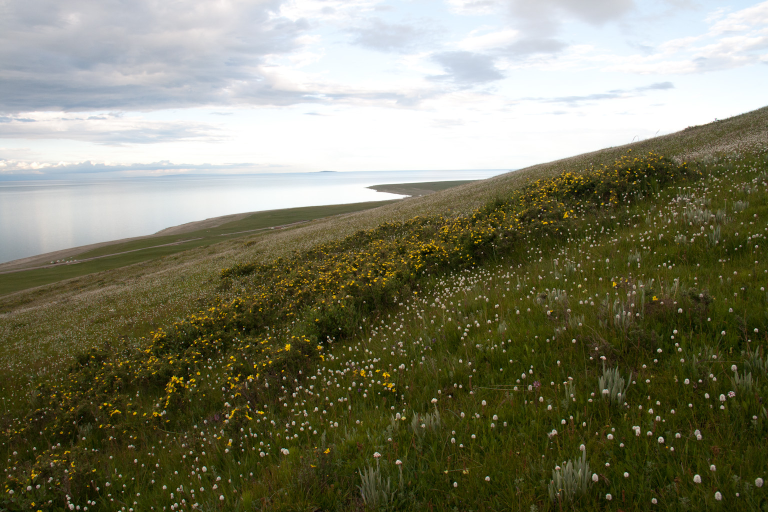
%> input picture 4-HDR/program/pics/image_1_16.jpg, 1536 x 1024 px (shown at 1/2 size); its folder holds 4 pictures in this run
$ octave main.m   (GNU Octave 9; MATLAB toolbox functions it lacks are replaced by stand-ins)
%> lines starting %> are read from the running program, lines starting %| are printed output that depends on the picture; in (x1, y1, x2, y2) boxes, pixels count from 0 and x2, y2 are one past the last pixel; in counts of white or black regions, pixels touching at a corner belong together; the program's own positions count from 1
### 4-HDR/program/readDir.m
function [filenames, exposures] = readDir(dirName)
%> called with dirName = 'pics/'

    %读取文件并储存信息
    filelist = dir(dirName);
    for i = 3:size(filelist,1)
        filenames{i-2} = strcat(dirName,filelist(i).name);
    end

    %根据文件名获取曝光时间信息
    i = 1;
    for filename = filenames
        filename = filename{1};
        [s f] = regexp(filename, '(\d+)');
        nominator = filename(s(1):f(1));
        denominator = filename(s(2):f(2));
        exposure = str2num(nominator) / str2num(denominator);
        exposures(i) = exposure;
        i = i + 1;
    end

    % 将图片信息根据曝光时间降序排列
    [exposures indices] = sort(exposures);
    filenames = filenames(indices);
    exposures = exposures(end:-1:1);
    filenames = filenames(end:-1:1);

### 4-HDR/program/makeImageMatrix.m
function [ zR, zG, zB ] = makeImageMatrix( filenames, numPixels )

    numExposures = size(filenames,2);

    numSamples = ceil(255*2 / (numExposures - 1)) * 2;  %建立采样点向量：对于6张不同曝光度的图像，需要的采样点为204个

    %建立一个等步长的随机采样矩阵
    step = numPixels / numSamples;                      %步长=总像素点数/采样像素点数
    sampleIndices = floor((1:step:numPixels));
    sampleIndices = sampleIndices';

    %RGB三通道分别处理
    zR = zeros(numSamples, numExposures);
    zG = zeros(numSamples, numExposures);
    zB = zeros(numSamples, numExposures);

    %对于每一张图像
    for i=1:numExposures

        image = imread(filenames{i});   %1、读取图像

        [zRpoint, zGpoint, zBpoint] = rgbSample(image, sampleIndices); %2、获取采样点及其RGB信息(调用rgbSample.m对三通道进行分别采样)

        %将各张图的采样点信息记入一个矩阵中
        zR(:,i) = zRpoint;
        zG(:,i) = zGpoint;
        zB(:,i) = zBpoint;
    end
end

### 4-HDR/program/rgbSample.m
function [ red, green, blue ] = rgbSample( image, sampleIndices )

    R = image(:,:,1);
    red = R(sampleIndices);

    G = image(:,:,2);
    green = G(sampleIndices);

    B = image(:,:,3);
    blue = B(sampleIndices);


### 4-HDR/program/gsolve.m
function g=gsolve(Z,B,l,w)
    n = 256;
    [ZX,ZY]=size(Z);
    A = zeros(ZX*ZY+n+1,n+ZX);
    b = zeros(ZX*ZY+n+1);

    %% Include the data-fitting equations
    k = 1;
    for i=1:ZX
        for j=1:ZY
            wij = w(Z(i,j)+1);
            A(k,Z(i,j)+1) = wij;
            A(k,n+i) = -wij;
            b(k,1) = wij * B(i,j);
            k=k+1;
        end
    end

    %% Fix the curve by setting its middle value to 0
    A(k,129) = 1;
    k=k+1;

    %% Include the smoothness equations
    for i=1:n-2
        A(k,i)=l*w(i+1);
        A(k,i+1)=-2*l*w(i+1);
        A(k,i+2)=l*w(i+1);
        k=k+1;
    end

    %% Solve the system using SVD
    x = A\b;
    g = x(1:n);

### 4-HDR/program/hdr.m
function [ hdr ] = hdr( filenames, gR, gG, gB, weight, B )
    %% 读取6张曝光度不同的图像
    numExposures = size(filenames,2);
    image = imread(filenames{1});

    hdr = zeros(size(image));
    sum = zeros(size(image));

    %% 分别读取这6张图像并进行处理
    for i=1:numExposures

        image = double(imread(filenames{i}));
        wij = weight(image + 1);
        sum = sum + wij;

        m(:,:,1) = (gR(image(:,:,1) + 1) - B(1,i));
        m(:,:,2) = (gG(image(:,:,2) + 1) - B(1,i));
        m(:,:,3) = (gB(image(:,:,3) + 1) - B(1,i));

        %根据网站上的研究，如果一个像素是“饱和(saturated)”的（即像素值为255），那么它和之前图像的具有更长曝光时间的信息就变得不可靠了
        %（个人理解是：如果这张图像具有更长的曝光时间，像素值将会比原来的更高。然而原来的像素值已经达到了最高的255，
        %则那个本应更高的像素值也只能以255来表示，这势必造成较大的误差）。为了简化该方法的计算，使用权值和加权求和的方式忽略这些影响。
        saturatedPixels = ones(size(image));
        saturatedPixelsRed = find(image(:,:,1) == 255);
        saturatedPixelsGreen = find(image(:,:,2) == 255);
        saturatedPixelsBlue = find(image(:,:,3) == 255);

        pixels = size(image,1) * size(image,2);

        saturatedPixels(saturatedPixelsRed) = 0;
        saturatedPixels(saturatedPixelsRed + pixels) = 0;
        saturatedPixels(saturatedPixelsRed + 2*pixels) = 0;

        saturatedPixels(saturatedPixelsGreen) = 0;
        saturatedPixels(saturatedPixelsGreen + pixels) = 0;
        saturatedPixels(saturatedPixelsGreen + 2*pixels) = 0;

        saturatedPixels(saturatedPixelsBlue) = 0;
        saturatedPixels(saturatedPixelsBlue + pixels) = 0;
        saturatedPixels(saturatedPixelsBlue + 2*pixels) = 0;

        hdr = hdr + (wij .* m);
        hdr = hdr .* saturatedPixels;
        sum = sum .* saturatedPixels;
    end

    %使用权值和加权求和的方式忽略这些影响。其本质是生成一个刨除这些“饱和”点的掩膜，在最后的HDR处理中这些点的值将以g(z)-B来代替
    saturatedPixelIndices = find(hdr == 0);

    hdr(saturatedPixelIndices) = m(saturatedPixelIndices);

    sum(saturatedPixelIndices) = 1;

    % 求解结果规范化
    hdr = hdr ./ sum;
    hdr = exp(hdr);
end

### 4-HDR/program/main.m
% -------------------------------------------------------------------------
%% 第一步：图像读取(调用readDir.m函数)
[files, exposures] = readDir('pics/');
tmp = imread(files{1});         %读取不同曝光度图像的图像集
%> tmp is the input picture: size 1024x1536x3 uint8; mean R, G, B 125.2, 125.2, 102.5
[X,Y,~]=size(tmp);
%> X = 1024; Y = 1536
numPixels=X*Y;                  %像素点个数
%> numPixels = 1572864
numExposures = size(files,2);   %不同曝光度图像的数量，本次项目中使用了6张不同曝光度的图像

%% 第二步：计算权重函数(weighting function)(调用weight.m函数)
weights=zeros(256);
zmin=1;zmax=256;
for z=1:256
    if z <= 0.5 * (zmin + zmax)
        w = ((z - zmin) + 1); %+1是为了防止权重函数取值为0，
    else
        w = ((zmax - z) + 1);
    end
    weights(z) = w;
end

%% 第三步：从6张图像中采样204个点并记入一个矩阵中(调用makeImageMatrix.m函数)
[zR, zG, zB] = makeImageMatrix(files, numPixels);
%> in rgbSample, `R = image(:,:,1);`:
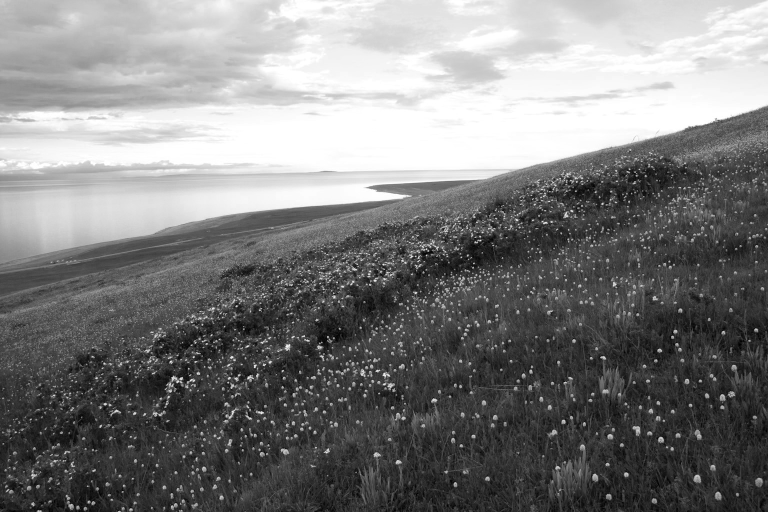
%> R: size 1024x1536 uint8 (shown at 1/2 size); min 0, max 255, mean 125.2
%> in rgbSample, `red = R(sampleIndices);`: red = 340 values, max 255 at index 102, min 6 at index 151, mean 126.6
%> in rgbSample, `green = G(sampleIndices);`: green = 340 values, max 255 at index 102, min 18 at index 151, mean 126.7
%> in rgbSample, `B = image(:,:,3);`:
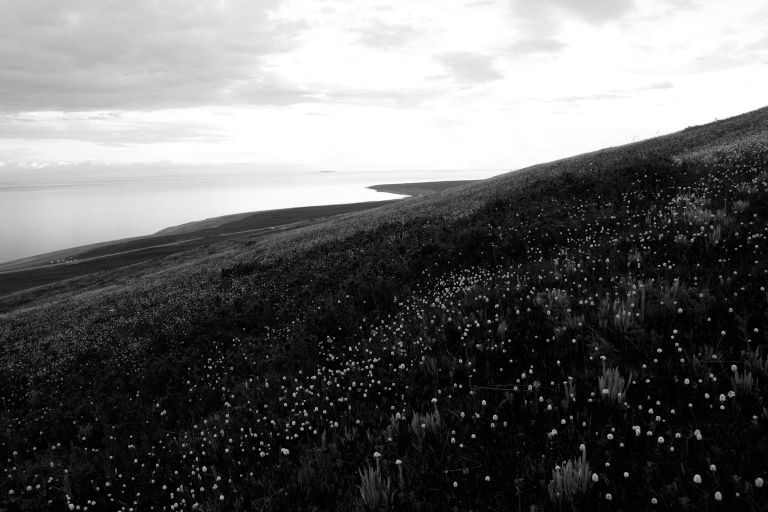
%> B: size 1024x1536 uint8 (shown at 1/2 size); min 0, max 255, mean 102.5
%> in rgbSample, `blue = B(sampleIndices);`: blue = 340 values, max 255 at index 102, min 0 at index 26, mean 103.8
%> in makeImageMatrix, `[zRpoint, zGpoint, zBpoint] = rgbSample(image, sampleIndices);`: zRpoint has the same summary as red in rgbSample; zGpoint has the same summary as green in rgbSample; zBpoint has the same summary as blue in rgbSample
%> pass 2 of the loop in makeImageMatrix, `for i=1:numExposures`:
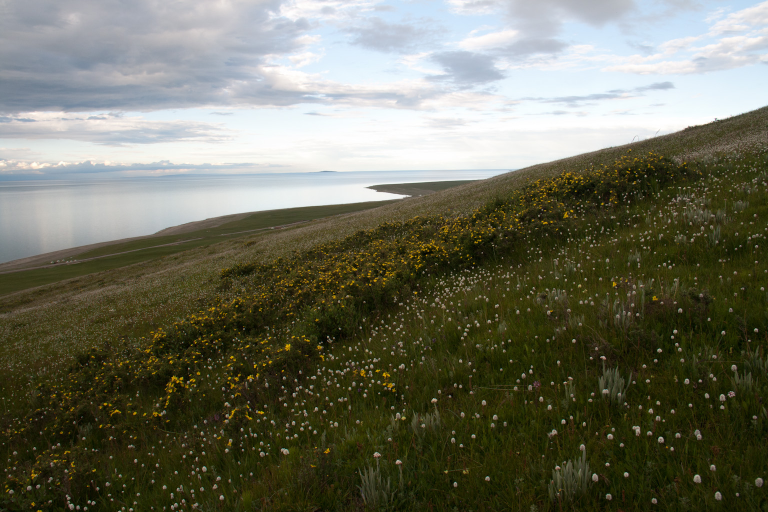
%> input picture 4-HDR/program/pics/image_1_32.jpg, 1536 x 1024 px (shown at 1/2 size)
%> in makeImageMatrix, image is the input picture: size 1024x1536x3 uint8; mean R, G, B 109.6, 110.4, 93.8
%> in rgbSample (call 2), `R = image(:,:,1);`:
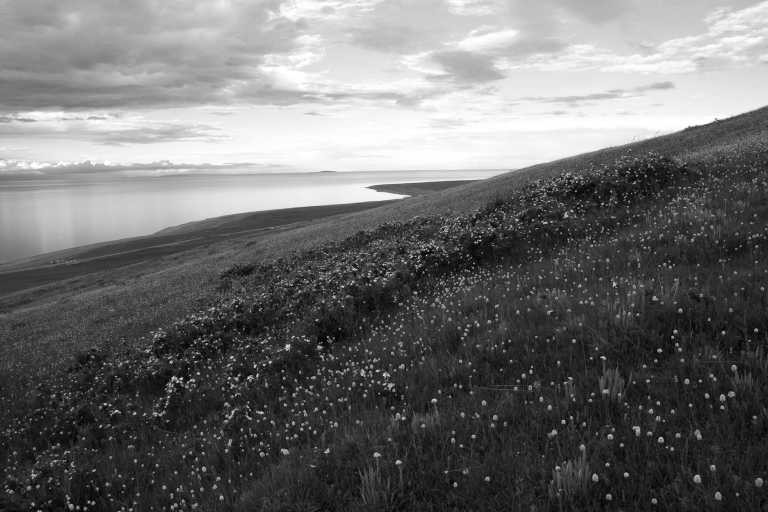
%> R: size 1024x1536 uint8 (shown at 1/2 size); min 0, max 255, mean 109.6
%> red = 340 values, max 254 at index 158, min 2 at index 151, mean 110.8
%> green = 340 values, max 254 at index 158, min 15 at index 278, mean 111.8
%> in rgbSample (call 2), `B = image(:,:,3);`:
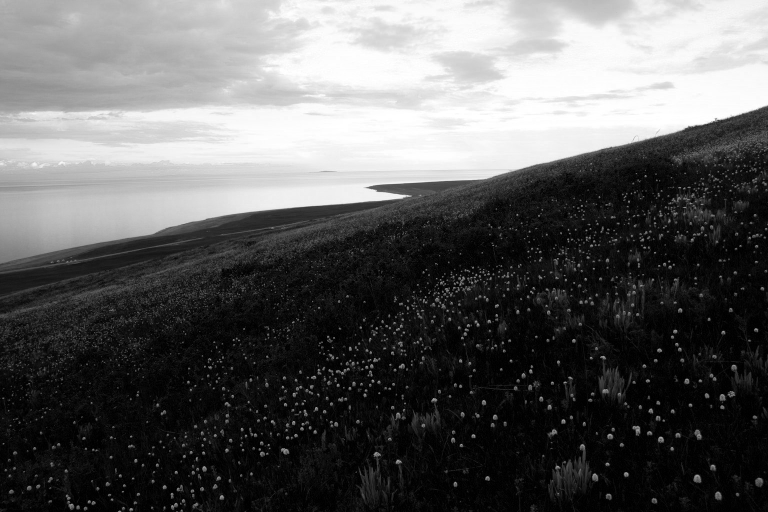
%> B: size 1024x1536 uint8 (shown at 1/2 size); min 0, max 255, mean 93.8
%> blue = 340 values, max 255 at index 156, min 0 at index 18, mean 95.16
%> zRpoint has the same summary as red in rgbSample; zGpoint has the same summary as green in rgbSample; zBpoint has the same summary as blue in rgbSample
%> pass 3 of the loop in makeImageMatrix, `for i=1:numExposures`:
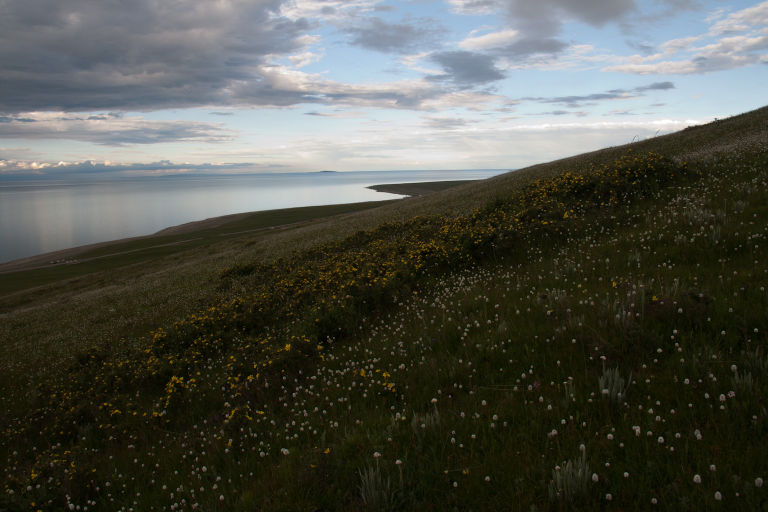
%> input picture 4-HDR/program/pics/image_1_128.jpg, 1536 x 1024 px (shown at 1/2 size)
%> in makeImageMatrix, image is the input picture: size 1024x1536x3 uint8; mean R, G, B 80.4, 82.4, 74.1
%> red = 340 values, max 228 at index 158, min 2 at index 151, mean 81.2
%> in rgbSample (call 3), `G = image(:,:,2);`:
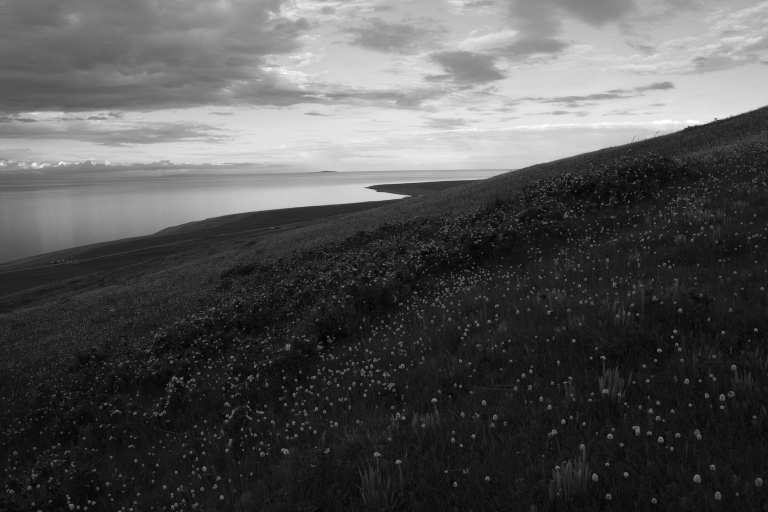
%> G: size 1024x1536 uint8 (shown at 1/2 size); min 0, max 255, mean 82.4
%> green = 340 values, max 228 at index 158, min 10 at index 45, mean 83.39
%> in rgbSample (call 3), `B = image(:,:,3);`:
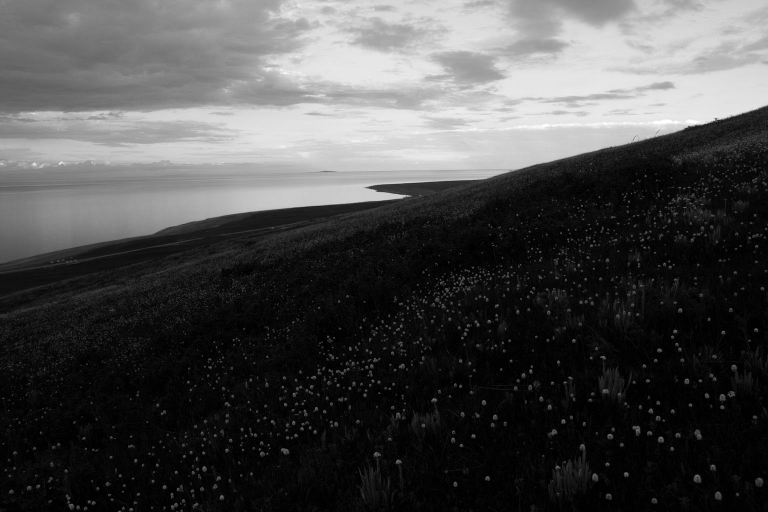
%> B: size 1024x1536 uint8 (shown at 1/2 size); min 0, max 255, mean 74.1
%> blue = 340 values, max 231 at index 156, min 0 at index 45, mean 75.16
%> zRpoint has the same summary as red in rgbSample; zGpoint has the same summary as green in rgbSample; zBpoint has the same summary as blue in rgbSample
%> the loop made 4 passes; the first 3 are shown

%% 第四步：建立曝光度矩阵，记录曝光时间的自然对数
[zE,zN]=size(zR);   %在本题中采样点个数zE=204，图像个数zN=6
B = zeros(zE*zN, numExposures);
for i = 1:numExposures
    B(:,i) = log(exposures(i));
end

%% 第五步：求解特征函数g(调用gsolve.m函数)
l = 50;
gR=gsolve(zR, B, l, weights);
%> in gsolve, `A = zeros(ZX*ZY+n+1,n+ZX);`: A: size 1617x596 double; every value is 0
%> in gsolve, `b = zeros(ZX*ZY+n+1);`: b: size 1617x1617 double; every value is 0
%> after the loop in gsolve, `for i=1:ZX`: A: size 1617x596 double; min -128, max 128, mean 0
%> after the loop in gsolve, `for i=1:ZX`:
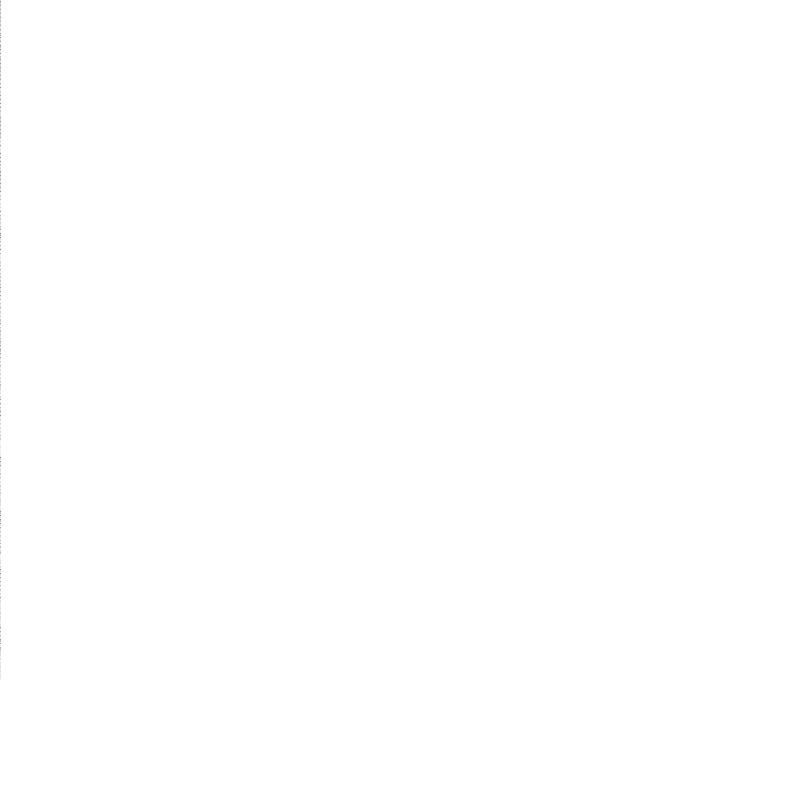
%> b: size 1617x1617 double (shown at 1/2 size); min -709.8, max 0, mean -0.113; drawn with min black and max white
%> in gsolve, `A(k,129) = 1;`: A: size 1617x596 double; min -128, max 128, mean 0; mean of the top-left, top-right, bottom-left and bottom-right quarters 0.1, -0.1, 0.1, -0.1
%> after the loop in gsolve, `for i=1:n-2`: A: size 1617x596 double; min -12800, max 6400, mean 0
%> in gsolve, `x = A\b;`:
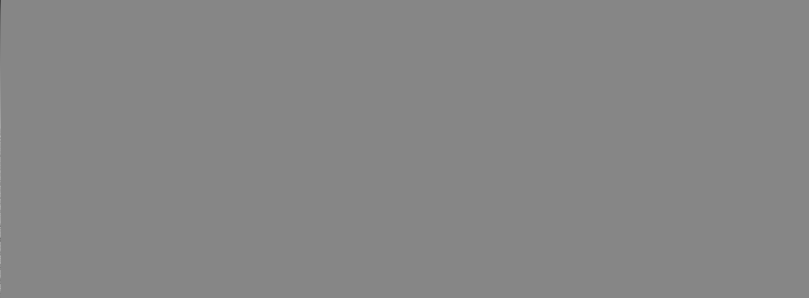
%> x: size 596x1617 double (shown at 1/2 size); min -8.78, max 7.92, mean 0.000737; drawn with min black and max white
gG=gsolve(zG, B, l, weights);
%> call 2 of gsolve, with l = 50
%> after the loop in gsolve (call 2), `for i=1:ZX`:
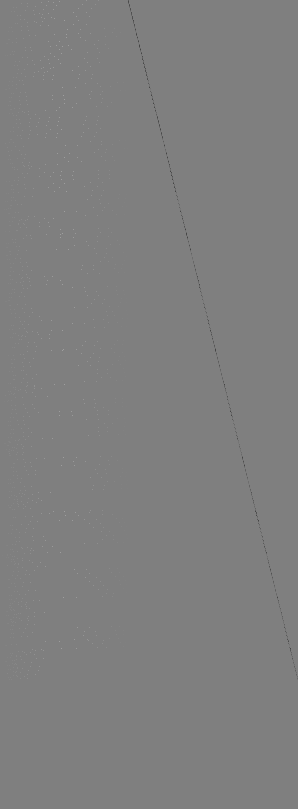
%> A: size 1617x596 double (shown at 1/2 size); min -128, max 128, mean 0; mean of the top-left, top-right, bottom-left and bottom-right quarters 0.1, -0.1, 0.1, -0.1; drawn with min black and max white
%> in gsolve (call 2), `A(k,129) = 1;`: A: size 1617x596 double; under 0.01% of pixels changed, all inside (x1, y1, x2, y2) = (128, 1360, 129, 1361)
gB=gsolve(zB, B, l, weights);
%> call 3 of gsolve, with l = 50
%> after the loop in gsolve (call 3), `for i=1:ZX`:
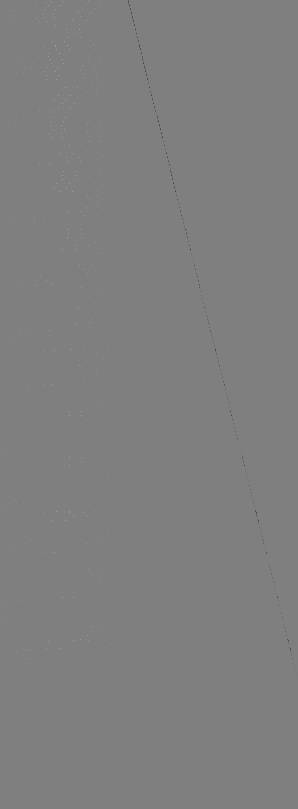
%> A: size 1617x596 double (shown at 1/2 size); min -128, max 128, mean 0; mean of the top-left, top-right, bottom-left and bottom-right quarters 0.1, -0.1, 0.1, -0.1; drawn with min black and max white

%% 第六步：运用HDR算法获得“光亮图谱(radiance map)”(调用hdr.m函数)
hdrMap = hdr(files, gR, gG, gB, weights, B);
%> in hdr, `m(:,:,1) = (gR(image(:,:,1) + 1) - B(1,i));`:
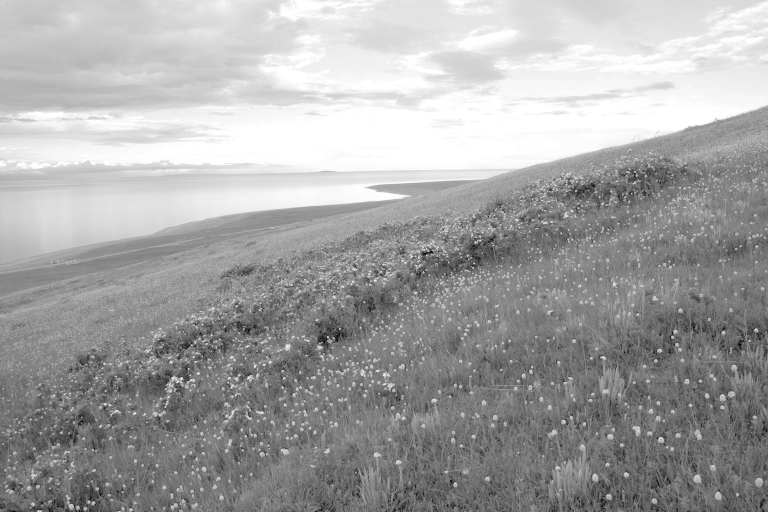
%> m: size 1024x1536 double (shown at 1/2 size); min -6, max 7.03, mean 2.39; drawn with min black and max white
%> (the run ends here)
